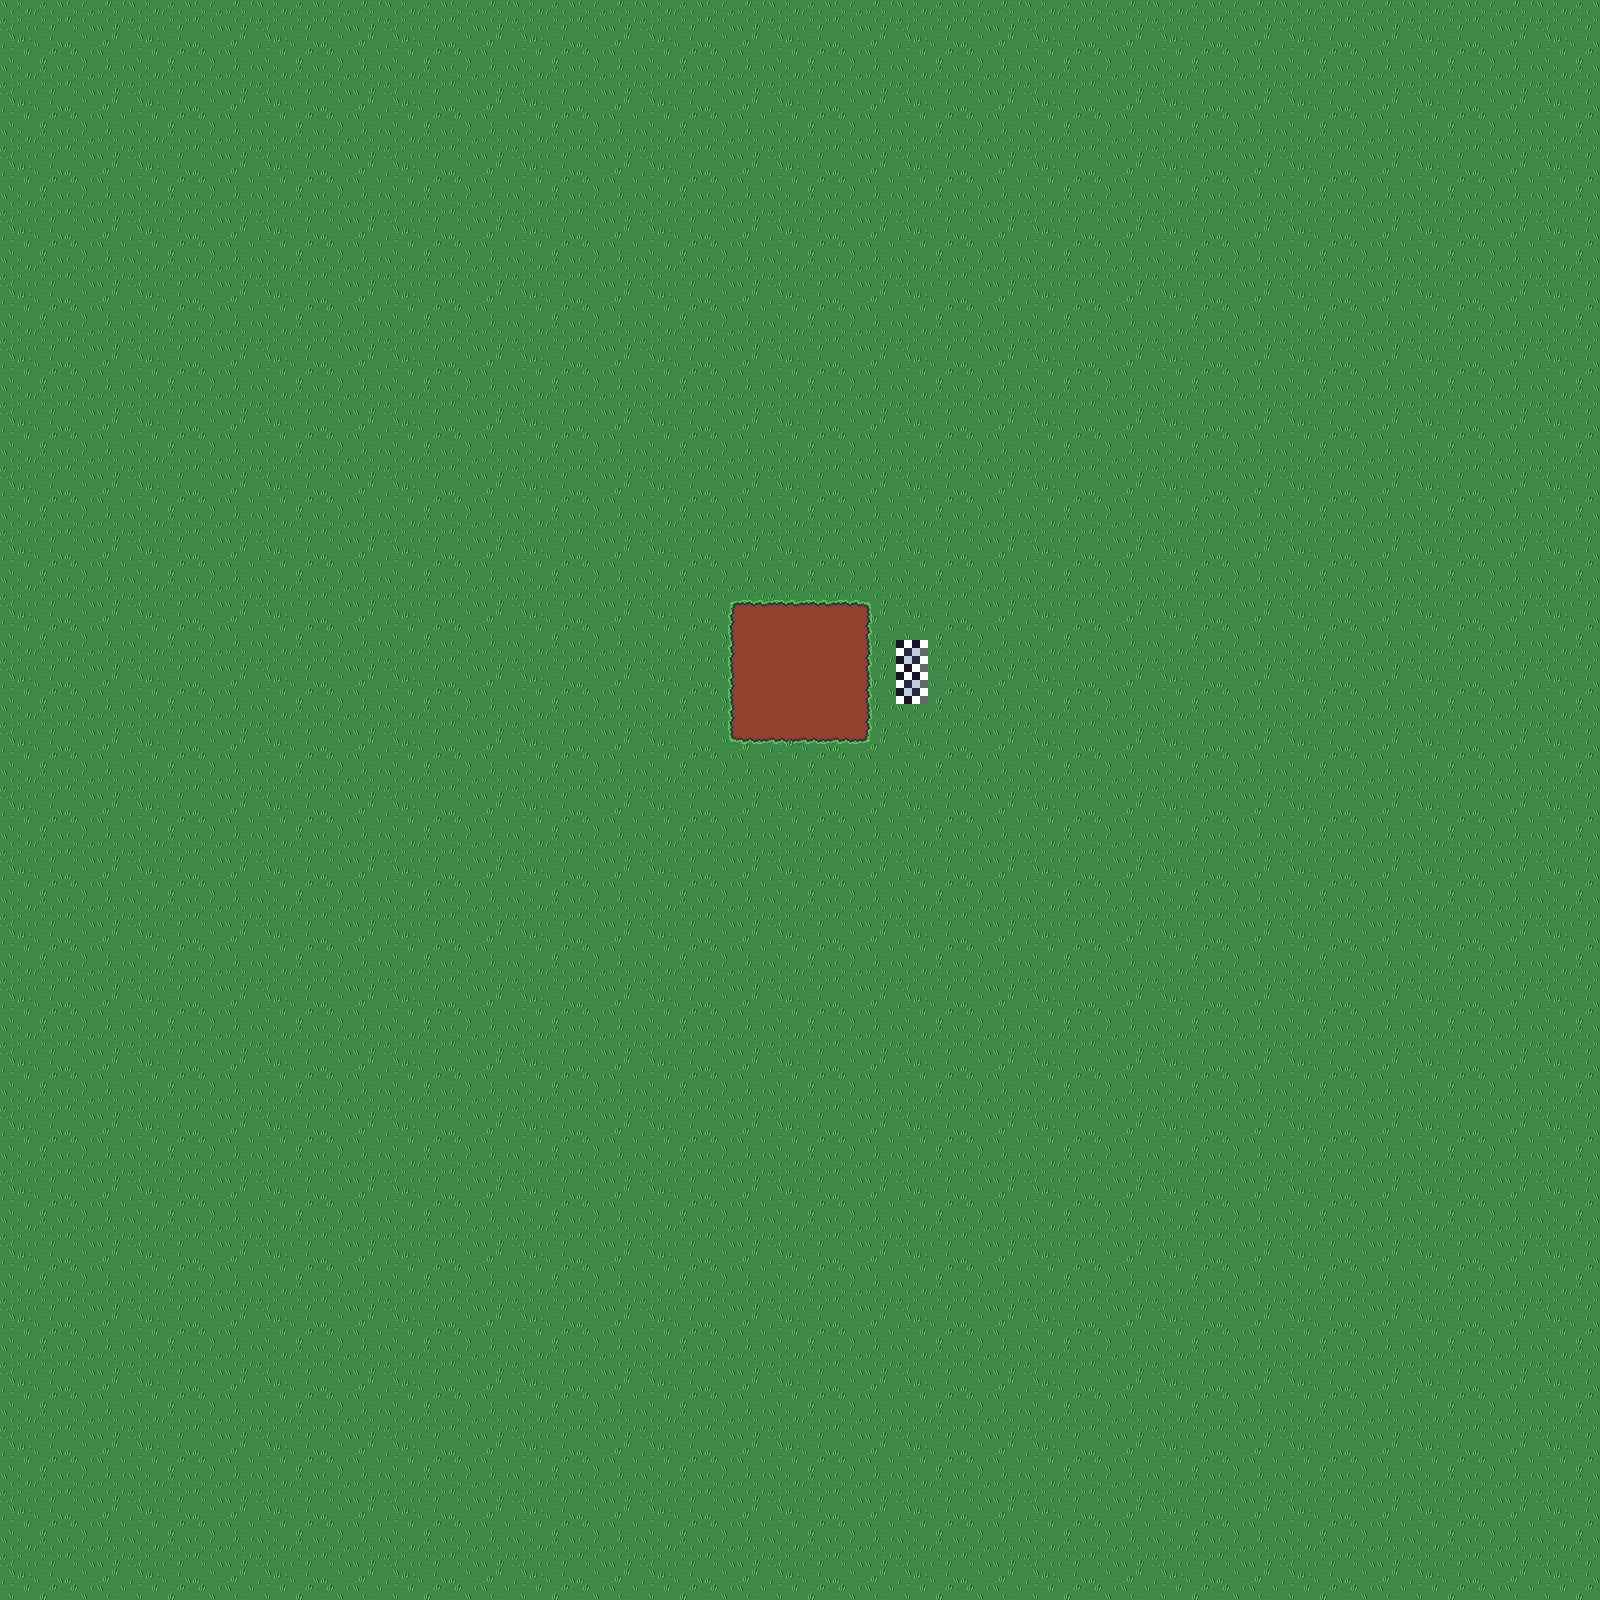

This game map was drawn from its Tiled (.tmx) file and the tilesets committed beside it. A one-line description and the trimmed map source follow:
An orthogonal 50x50 tile map with 32x32 px tiles, 4 tile layers (Ground, Crop external, Terrain, Crop internal) and 2 objects (portal, portal_exit).

<map version="1.10" tiledversion="1.10.2" orientation="orthogonal" renderorder="right-down" width="50" height="50" tilewidth="32" tileheight="32" infinite="0" nextlayerid="6" nextobjectid="5">
 <tileset firstgid="1" source="tilemap.tsx" />
 <layer id="1" name="Ground" width="50" height="50">
  <data>[2500 cells, 2500 non-empty, 2 distinct tile ids]</data>
 </layer>
 <layer id="2" name="Crop external" width="50" height="50">
  <data>[2500 cells, 2484 non-empty, 8 distinct tile ids]</data>
 </layer>
 <layer id="3" name="Terrain" width="50" height="50">
  <data>[2500 cells, 20 non-empty, 2 distinct tile ids]</data>
 </layer>
 <layer id="4" name="Crop internal" width="50" height="50">
  <data>[2500 cells, 2484 non-empty, 9 distinct tile ids]</data>
 </layer>
 <objectgroup id="5" name="objects">
  <properties>
   <property name="zoom" type="float" value="2" />
  </properties>
  <object id="1" name="portal_test" type="portal" x="896" y="640" width="32" height="64">
   <properties>
    <property name="targeted_exit_name" value="portal_test" />
    <property name="targeted_map_name" value="test" />
    <property name="targeted_scene_name" value="scene1" />
   </properties>
  </object>
  <object id="3" name="portal_test" type="portal_exit" x="585.348" y="641.697">
   <point />
  </object>
 </objectgroup>
</map>